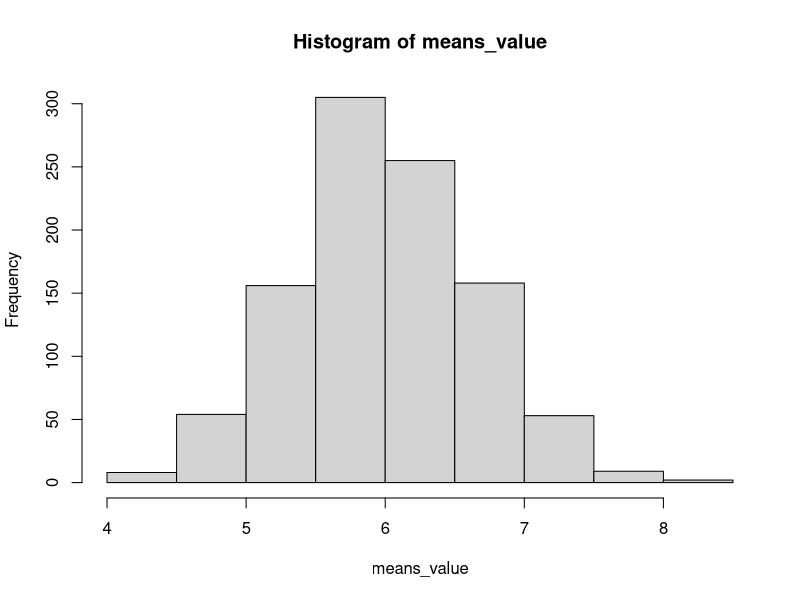
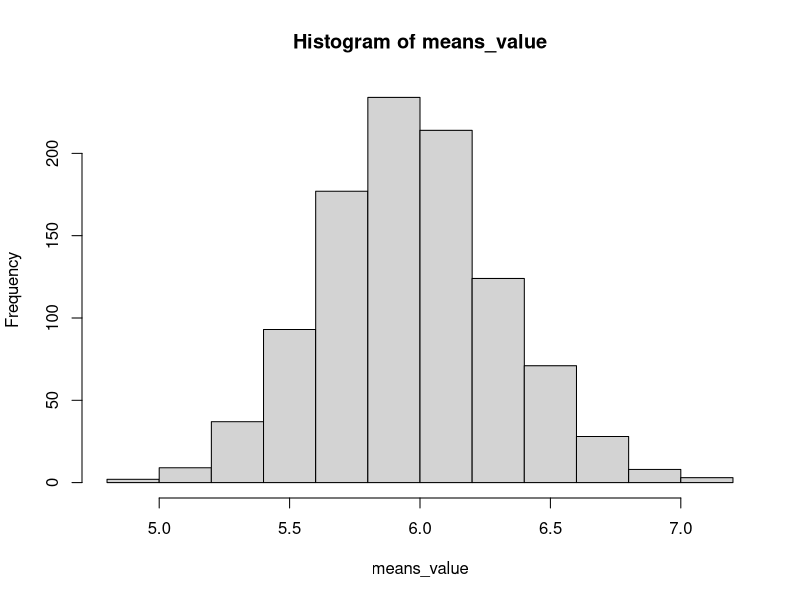

R code for these plots, in order:

##################################
##         exercice 2           ##
##################################

samplesize <- 15


#we first create our sample set
sampleset <- matrix(0, 1000, samplesize)
#Now for each sample (rows) we compute the sample mean 
means_value = matrix(0, 1000,1)

for(i in 1:1000)
{
  sampleset[i,] <-  rpois(samplesize, 6)
  means_value[i] <- mean(sampleset[i,])
}

#printing
hist(means_value)


samplesize <- 50

sampleset <- matrix(0, 1000, samplesize)

for(i in 1:1000)
{
  sampleset[i,] <-  rpois(samplesize, 6)
  means_value[i] <- mean(sampleset[i,])
}


#printing
hist(means_value)

#Again, we can see the mean is 6, which is lambda

